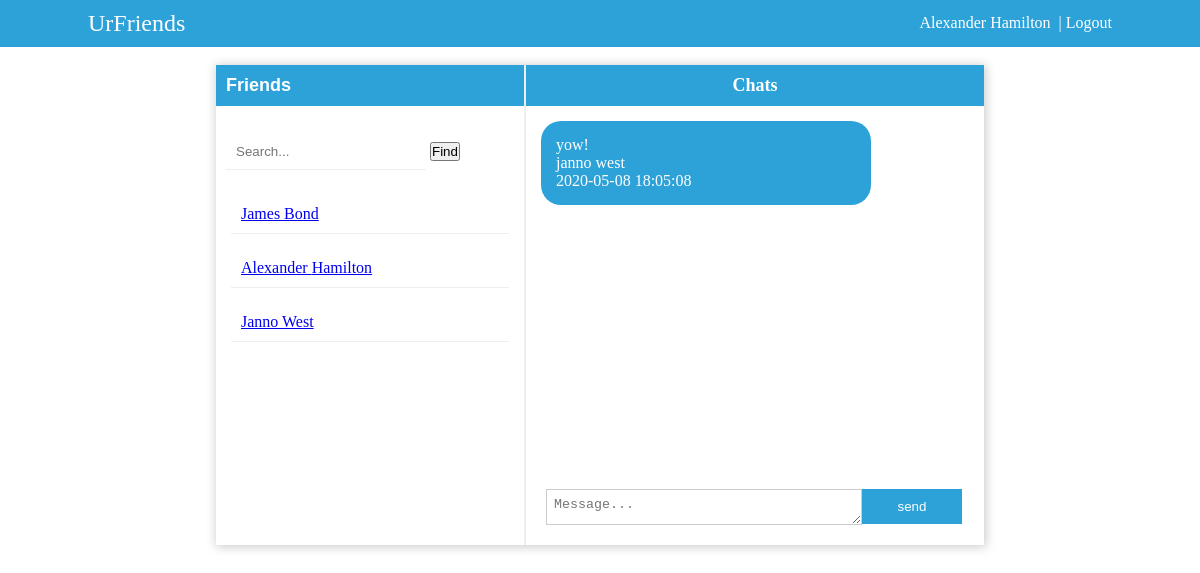
/index.php?contact_id=1 (signed in), run on the app's committed database.
### tables this page shows
CREATE TABLE `tbl_users` (
  `user_id` int(11) NOT NULL,
  `fname` varchar(25) NOT NULL,
  `lname` varchar(25) NOT NULL,
  `username` varchar(30) NOT NULL,
  `password` varchar(250) NOT NULL
);

CREATE TABLE `tbl_chat` (
  `chat_id` int(11) NOT NULL,
  `message` varchar(5000) NOT NULL,
  `sender_id` int(20) NOT NULL,
  `reciever_id` int(20) NOT NULL,
  `sent_on` timestamp NOT NULL DEFAULT CURRENT_TIMESTAMP ON UPDATE CURRENT_TIMESTAMP
);

### includes/dbh.inc.php (called while the page is built, shortened)
<?php
class Database{
protected function db_connect(){
$this->db_host="localhost";
$this->db_username="root";
$this->db_password="";
$this->db_name="ChatApp_db";
    $this->connection = new mysqli($this->db_host,$this->db_username,$this->db_password,$this->db_name);
    return $this->connection;
}
}
?>

### includes/select.class.php (called while the page is built, shortened)
<?php
include_once 'dbh.inc.php';
class Select_class extends Database{
public function select_contacts(){
	$query="Select * from tbl_users";
	$result=mysqli_query($this->connection,$query);
	return $result;
}
public function select_details($current_user){
	$query="Select * from tbl_users where user_id ='".$current_user."'";
	$result=mysqli_query($this->connection,$query);
	return $result;
}
public function get_messages($contact_id,$current_user){
$query ="Select tbl_chat.message, tbl_chat.sent_on,tbl_users.user_id, tbl_users.fname, tbl_users.lname From tbl_users
CROSS JOIN tbl_chat ON  tbl_chat.reciever_id= '$contact_id' WHERE tbl_chat.sender_id= tbl_users.user_id AND tbl_chat.sender_id=tbl_users.user_id
";
$result =mysqli_query($this->connection,$query);
return $result;
}
}
?>

### index.php (the view, shortened to what this page needs)
<?php
include 'includes/select.class.php';
$conn_read_contacts = new Select_class();
$read_all_contacts = $conn_read_contacts->select_contacts();
$conn = new Select_class();
$current_user = $_SESSION['id'];
$read_login_user =$conn->select_details($current_user);
$fetch_data=mysqli_fetch_assoc($read_login_user);
$conn_getmessage = new Select_class();
$contact_id = $_GET['contact_id'];
$current_user = $_SESSION['id'];
$read_message = $conn_getmessage->get_messages($contact_id,$current_user);
?>
<!Doctype html>
<html>
<head>
<link rel="stylesheet" type="text/css" href="css/main.css"/>
</head>
<body>
<div class="page-container">
  <div class="top-header">
  <div class="container">
  <div class="top-content">
	<div class="logo">
		<label style="font-size:24px;">UrFriends</label>
	</div>
	<div class="user" style="text-align:right;">
  <?php
	echo ucfirst($fetch_data['fname'])." ".ucfirst($fetch_data['lname']);
 ?>
<a href='functions/logout.func.php?user_id=<?php echo $fetch_data['user_id'];?>' style="text-decoration:none;color:#ffffff;">&nbsp; | Logout</a>
	</div>
	</div>
</div>
 </div><br>
 <div class="container2">
    <div class="chatapp-wrapper">
      <div class="side-panel">
        <h2>Friends</h2><br>
		<div class="search-section">
		 <form method="Post" action="">
		  <input type="text" class="search_friends" name="search_contact" placeholder="Search...">
		  <input type="submit" name="search-btn" value="Find"/>
		</form>
		</div>
	   <?php
	      while($row=mysqli_fetch_assoc($read_all_contacts)){
		?>
	  <div class="contacts">
        	<a href="index.php?contact_id=<?php echo $row['user_id'];?>"><?php echo ucfirst($row['fname'])." ".ucfirst($row['lname']);?></a>
           </div>
	   	<?php
		}
		?>
      </div>
        <div class="chat-section">
         	<h3>Chats</h3>
			 <div class="chats_wrapper" style="overflow-y:auto;border:0px solid yellow;height:365px;padding:5px;">
				 <?php
				 while($fetch_message=mysqli_fetch_assoc($read_message)){
				 ?>
					 <div class="message" style="background:#2da2d8;color:white;width:300px;height:auto;margin:10px;border-radius:20px;padding:15px;">
					 <?php echo $fetch_message['message']."<br>";?>
					 <?php	echo $fetch_message['fname']." ".$fetch_message['lname']."<br>";?>
					 <?php echo $fetch_message['sent_on']."<br>";?>
				 </div>
				 <?php
				 }
				 ?>
				</div><br>
				<div class="type_sect" style="position:fixed;bottom:0;padding:20px;">
					<form method="post" action="functions/send_message.func.php?contact_id=<?php echo $_GET['contact_id'];?>">
						<textarea type="text" name="type-message" placeholder="Message..." style="padding:7px;width:300px;height:20px;overflow:auto;border:1px solid #ccc;float:left;"></textarea>
						<input type="submit" name="send-btn" value="send" style="border:none;background:#2da2d8;color:#ffffff;padding:10px;width:100px;"/>
					</form>
				</div>
    </div>
	</div>
</div>
</body>
</html>

### css/main.css (style rules this page uses)
* { margin:0; padding:0; }
body { font-family:calibri; font-size:16px; }
.container { border:px solid green; width:1024px; position:relative; top:0%; left:50%; transform: translate(-50%,0%); height:auto; padding:10px; }
h2 { font-family:calibri,sans-serif; color:#ffffff; padding:10px; background:#2da2d8; font-size:18px; }
h3 { text-align:center; padding:10px; background:#2da2d8; font-size:18px; color:#ffffff; }
.top-header { border:px solid yellow; background:#2da2d8; color:#ffffff; }
.top-content { display:flex; flex-wrap:wrap; }
.logo { border:px solid blue; flex:1 0 250px; width:250px; box-sizing:border; }
.user { flex:1 0 350px; width:250px; box-sizing:border; border:px solid red; line-height: 25px; }
.chatapp-wrapper { width:768px; position: relative;; top:0px; left:50%; transform: translate(-50%,0%); box-shadow:1px 1px 10px 1px #ccc; display:flex; padding:0px; flex-wrap:wrap; height:480px; }
.side-panel { flex:1 0 200px; height:auto; }
.search-section { padding:10px; }
.search_friends { padding:10px; border:none; border-bottom:1px solid #eee; width:180px; }
.chat-section { flex:1 0 350px; border-left:2px solid #eee; height:auto; }
.contacts { padding:10px; border-bottom:1px solid #eee; margin:15px; font-family:calibri; }

### data on the page
tbl_users: fname "Alexander", lname "Hamilton"
tbl_users: fname "James", lname "Bond"
tbl_users: fname "Janno", lname "West", tbl_chat.message "yow!", fname "janno", lname "west", tbl_chat.sent_on "2020-05-08 18:05:08"
